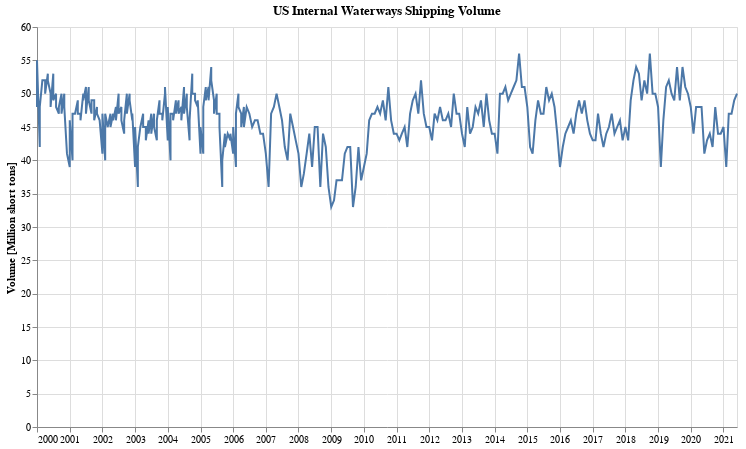

The code cell stored with this chart in its notebook:
### Code cell
alt.Chart(df_wwf).mark_line().encode(
    alt.X('dt:T', axis=alt.Axis(title='')),
    alt.Y('megaShortTons:Q', axis=alt.Axis(title='Volume [Million short tons]'))
).properties(
    title='US Internal Waterways Shipping Volume',
    width=700,
    height=400
)

### Figure 1 — Vega-Lite specification as saved in the notebook (floating-point values rounded to 4 significant figures; data arrays with more than 128 entries replaced by an {"elided": "..."} marker saying what was removed)
{"config": {"view": {"continuousWidth": 400, "continuousHeight": 300}}, "data": {"name": "data-9e9863a04923645db5d018d106761ecf"}, "mark": "line", "encoding": {"x": {"type": "temporal", "axis": {"title": ""}, "field": "dt"}, "y": {"type": "quantitative", "axis": {"title": "Volume [Million short tons]"}, "field": "megaShortTons"}}, "height": 400, "title": "US Internal Waterways Shipping Volume", "width": 700, "$schema": "https://vega.github.io/schema/vega-lite/v4.8.1.json", "datasets": {"data-9e9863a04923645db5d018d106761ecf": {"elided": "335 records"}}}
